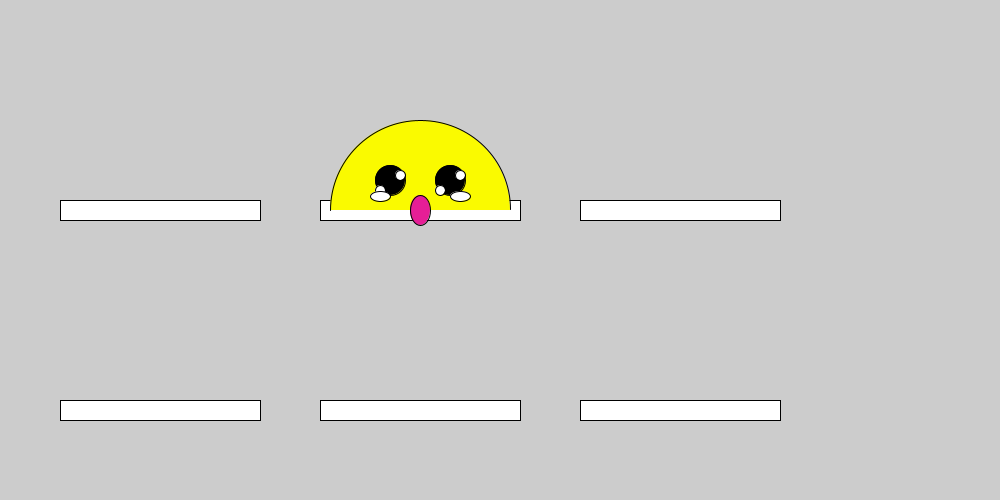
Frame 1 (no input)
Frame 60 (the mouse pressed at the canvas centre just before this capture): identical to frame 1, image omitted
Frame 120 (the mouse held since frame 60 and released just before this capture): identical to frame 1, image omitted

The Processing sketch that drew this single still picture (run headless with seeded random() and noise(); from frame 60 on, the mouse is pressed at the canvas centre):

// Processing sketch: sketch_13_14_kadai8
// ── sketch_13_14_kadai8.pde
void mouseHit() {
  println("いた ( >_< )");
}
void mouseAttack() {
  println("えーん (p_q)");
  println("ｽﾋﾟｷｦｲｼﾞﾒﾇﾝﾃﾞ");
}
int mogura = 0;
int moguraX=0,moguraY=0;

void setup() {
  size(1000,500);
  int y=200;
  for (int i=0; i<2; i++) {  //2段作る   
    int x = 60;                    //左から四角の表示を始める
    for(int j=0; j<3; j++) {  //3個四角を作る
      fill(255);
      rect(x + 200*j,y,200,20);
      x += 60;                    //60ずつ間隔をあける
    }  
    y += y;                      //2段目の位置まで下げる
  }
}

void draw() {
  if (mogura == 1) {
    if (mousePressed == true) {
      println("mouse is pressed",mouseX,mouseY);
      //マウスが押されているなら   文と座標を表示
      if(moguraX - 60 < mouseX && mouseX < moguraX + 60 && moguraY - 250 < mouseY && mouseY < moguraY){
        //そのマウスが半円の位置なら
        background(204);
        //消す
        int y=200;
        for (int i=0; i<2; i++) {  //2段作る   
          int x = 60;                    //左から四角の表示を始める
          for(int j=0; j<3; j++) {  //3個四角を作る
            fill(255);
            rect(x + 200*j,y,200,20);
            x += 60;                    //60ずつ間隔をあける
        }  
        y += y;                      //2段目の位置まで下げる
        }
        mogura = 0;
        if(moguraY == 210) mouseHit(); //上の段なら
        else mouseAttack();           // そうでないなら
      }
    }
  }
  else {
    moguraX = 160 + int(random(3)) * 260;  //モグラがいないので
    moguraY = int(random(1,3)) * 210;      //モグラの座標を設定、
    fill(250,250,0);          //黄色で塗る
    arc(moguraX,moguraY,180,180,PI,TWO_PI);//半円（モグラ）を描画
    mogura = 1;
    //顔面の追加 ｽﾋﾟｷ風
    fill(230,30,150);
    arc(moguraX,moguraY,20,30,0,90);
    fill(0);
    ellipse(moguraX-30,moguraY-30,30,30);
    fill(0);
    ellipse(moguraX+30,moguraY-30,30,30);
    
    fill(255);
    ellipse(moguraX-20,moguraY-35,10,10);
    ellipse(moguraX-40,moguraY-20,10,10);
    ellipse(moguraX+40,moguraY-35,10,10);
    ellipse(moguraX+20,moguraY-20,10,10);
    ellipse(moguraX+40,moguraY-14,20,10);
    ellipse(moguraX-40,moguraY-14,20,10);
  }
}
